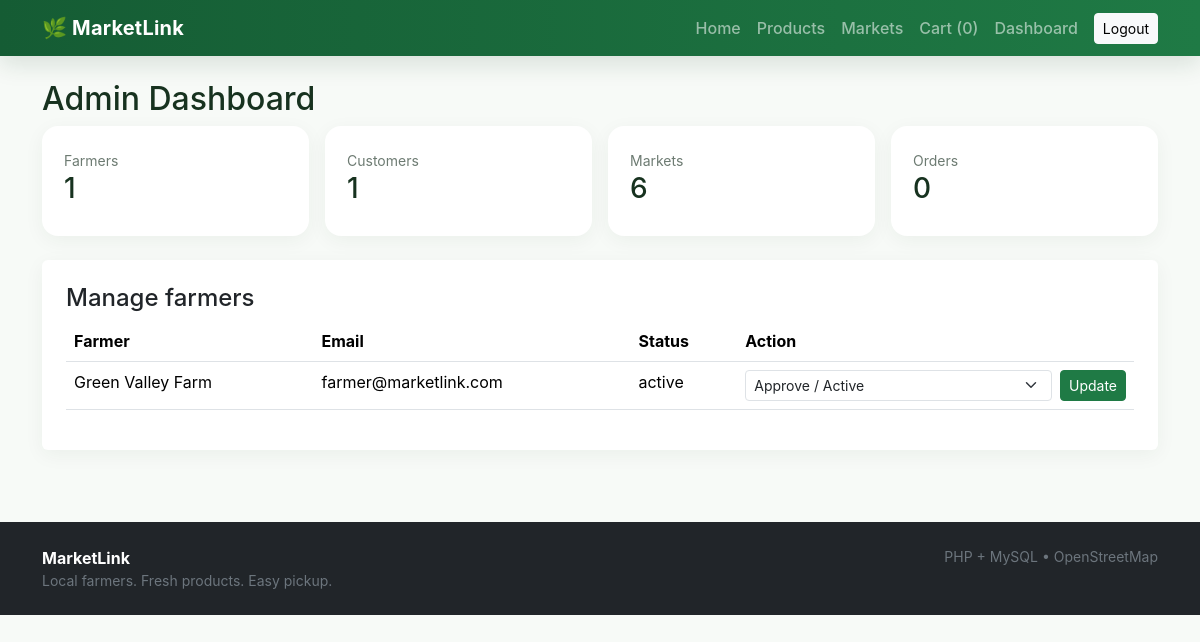
/admin.php (signed in), run on the app's committed database.
### tables this page shows
CREATE TABLE users (
 id INT AUTO_INCREMENT PRIMARY KEY,
 username VARCHAR(100) NOT NULL,
 email VARCHAR(100) NOT NULL UNIQUE,
 password_hash VARCHAR(255) NOT NULL,
 role ENUM('customer','farmer','admin') NOT NULL DEFAULT 'customer',
 phone VARCHAR(30), address TEXT,
 status ENUM('active','pending','suspended') NOT NULL DEFAULT 'active',
 created_at DATETIME DEFAULT CURRENT_TIMESTAMP
);

### admin.php (the view, shortened to what this page needs)
<?php require 'config/config.php'; require_role('admin');
$stats=['farmers'=>db()->query("SELECT COUNT(*) FROM users WHERE role='farmer'")->fetchColumn(),'customers'=>db()->query("SELECT COUNT(*) FROM users WHERE role='customer'")->fetchColumn(),'markets'=>db()->query("SELECT COUNT(*) FROM markets")->fetchColumn(),'orders'=>db()->query("SELECT COUNT(*) FROM orders")->fetchColumn()];
$farmers=db()->query("SELECT id,username,email,status,created_at FROM users WHERE role='farmer' ORDER BY id DESC")->fetchAll();
layout_header('Admin Dashboard');?>
<h2>Admin Dashboard</h2><div class="row g-3 mb-4"><?php foreach($stats as $k=>$v):?><div class="col-md-3"><div class="stat"><small><?=ucfirst($k)?></small><h3><?=$v?></h3></div></div><?php endforeach;?></div>
<div class="card p-4"><h4>Manage farmers</h4><div class="table-responsive"><table class="table"><tr><th>Farmer</th><th>Email</th><th>Status</th><th>Action</th></tr><?php foreach($farmers as $f):?><tr><td><?=e($f['username'])?></td><td><?=e($f['email'])?></td><td><?=e($f['status'])?></td><td><form method="post" class="d-flex gap-2"><?=csrf_field()?><input type="hidden" name="id" value="<?=$f['id']?>"><select name="status" class="form-select form-select-sm"><option value="active">Approve / Active</option><option value="pending">Pending</option><option value="suspended">Suspend</option></select><button class="btn btn-sm btn-success">Update</button></form></td></tr><?php endforeach;?></table></div></div>

### assets/css/style.css (style rules this page uses)
:root { --green: #1f7a45; --green-dark: #155c34; --ink: #17321f; --muted: #6d7b72; --soft: #f3f8f3 }
* { box-sizing: border-box }
body { background: #f7faf7; color: var(--ink); font-family: Inter, system-ui, -apple-system, "Segoe UI", sans-serif }
.stat { background: #fff; border-radius: 16px; padding: 22px; box-shadow: 0 5px 20px #17351a0d }
.stat small { color: var(--muted) }
.card { border: 0; box-shadow: 0 5px 20px #17351a0d }
.btn-success { background: var(--green); border-color: var(--green) }

### data on the page
users: username "Green Valley Farm", email "farmer@marketlink.com", status "active"

### other printed values
cart_count() "0"
$k "Farmers"
$v "1"
$k "Customers"
$k "Markets"
$v "6"
$k "Orders"
$v "0"
